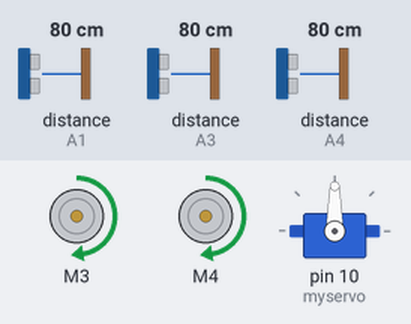
A sketch run on a simulated Arduino Uno, built with avr-gcc and run on an emulated ATmega328P. Shown: 2 × DC motor (green arrow = forward, orange = backward, longer = faster), servo. The inputs (shaded band) are chosen by the test bench; at power-on: distance to the obstacle (sensors on A1, A3, A4) 80 cm.

Above: at 1.2 s.
1.3 s: distance to the obstacle (sensor on A1) set to 23 cm
2.8 s: distance to the obstacle (sensor on A1) set to 19 cm
At 3.5 s:
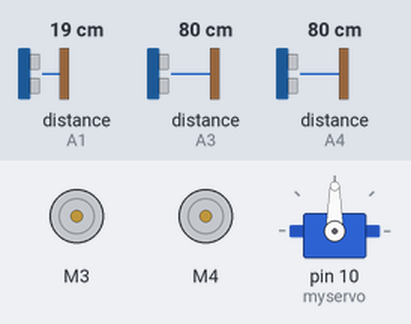
4.3 s: distance to the obstacle (sensor on A1) set to 35 cm
At 5.5 s:
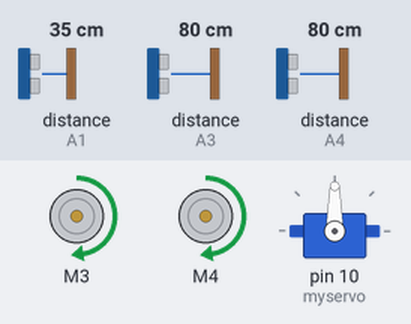
5.8 s: distance to the obstacle (sensor on A3) set to 2 cm
At 7.0 s:
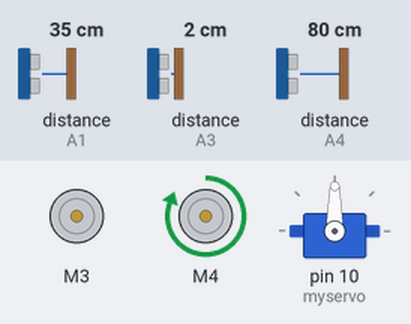
7.3 s: distance to the obstacle (sensor on A4) set to 9 cm
At 8.2 s:
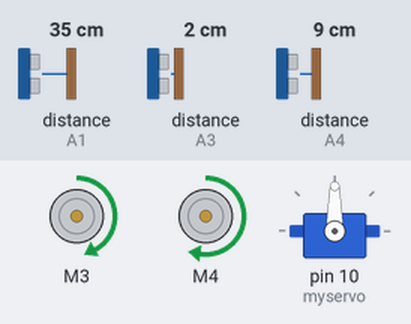
8.8 s: distance to the obstacle (sensor on A3) set to 18 cm
At 10.2 s:
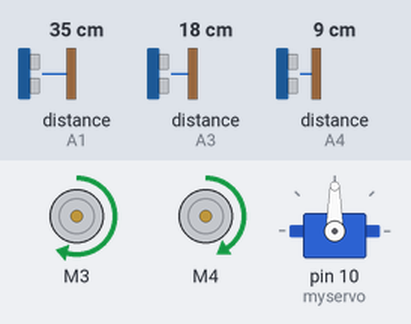
Timing chart, 0 to 11.3 s (numbered marks = the images above; inputs shaded):
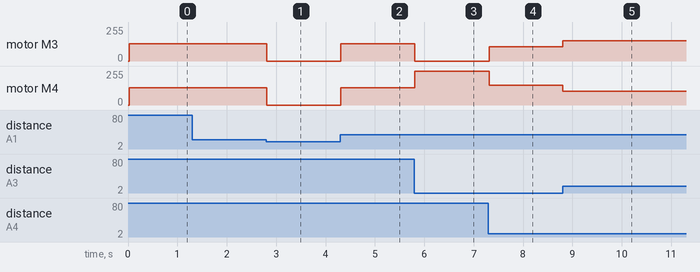

Measured:
- the behaviour switches between 21 and 20 cm on distance to the obstacle (sensor on A1) (found by bisection; images 0 and 1)
- after the input at 1.3 s, every drawn part: stays the same
- after the input at 2.8 s, motor M3, motor M4: forward 128/255 → stopped at once
- after the input at 4.3 s, motor M3, motor M4: stopped → forward 128/255 at once
- after the input at 5.8 s, motor M3: forward 128/255 → stopped at once; motor M4: forward 128/255 → forward 255/255 at once
- after the input at 7.3 s, motor M3: stopped → forward 108/255 at once; motor M4: forward 255/255 → forward 147/255 at once
- after the input at 8.8 s, motor M3: forward 108/255 → forward 153/255 at once; motor M4: forward 147/255 → forward 102/255 at once

The sketch:

Plabyrinthe.ino
```cpp
#include <AFMotor.h>
#include <Ultrasonic.h>
#include <Servo.h>
Ultrasonic CapF(A0,A1), CapD(A5,A4), CapG(A2,A3);
AF_DCMotor motorD(3),motorG(4);
int pos =90,distanceG=0,distanceD=0,posD=0,posG=180,posF=90;
Servo myservo;
int Z, DistD=CapD.Ranging(CM),  DistG=CapG.Ranging(CM), VD, VG;

void setup() {
  // put your setup code here, to run once:

  motorD.setSpeed(200);
  motorG.setSpeed(200);
  motorD.run(RELEASE);
  motorG.run(RELEASE);
  Serial.begin(9600);
  myservo.attach(10);
  myservo.write(pos);

}

void loop() {
  // put your main code here, to run repeatedly:
    DistD=CapD.Ranging(CM),  DistG=CapG.Ranging(CM);
//    Serial.print(" Face ");
//    Serial.println(CapF.Ranging(CM));
//    Serial.println("");
//    Serial.print(" Droite ");
//    Serial.println(DistD);
//    Serial.println("");
//    Serial.print(" Gauche ");
//    Serial.println(DistG);
//    Serial.println("");
    Z=DistD-DistG;
//    Serial.print("Z = ");
//    Serial.println(Z);

    VD = 128 - 2.8*Z;
    if(VD>255) VD=255;
    else if(VD<0) VD=0;
//    Serial.print("VD = ");
//    Serial.println(VD);
    VG = 128 + 2.8*Z;
    if(VG>255) VG=255;
    else if(VG<0) VG=0;
//    Serial.print("VG = ");
//    Serial.println(VG);
//    Serial.println("");
      if(CapF.Ranging(CM)>20)avancer();
      else arreter();
  }

 void avancer(){
  motorD.run(FORWARD);
  motorG.run(FORWARD);
  motorD.setSpeed(VD);
  motorG.setSpeed(VG);
}

void reculer(){
  motorD.run(BACKWARD);
  motorG.run(BACKWARD);
}

void droite(){
  motorD.run(RELEASE);
  motorG.run(FORWARD);
}
void Tdroite(){
  reculer();
  delay(100);
  droite();
  delay(350);
  arreter();
}

void gauche(){
  motorD.run(FORWARD);
  motorG.run(RELEASE);
}
void Tgauche(){
  reculer();
  delay(100);
  gauche();
  delay(1280);
  arreter();
}

void demiT(){
  reculer();
  delay(500);
  arreter();
  delay(100);
  gauche();
  delay(640);
  arreter();
}

void arreter(){
 motorD.run(RELEASE);
 motorG.run(RELEASE);
}
```
